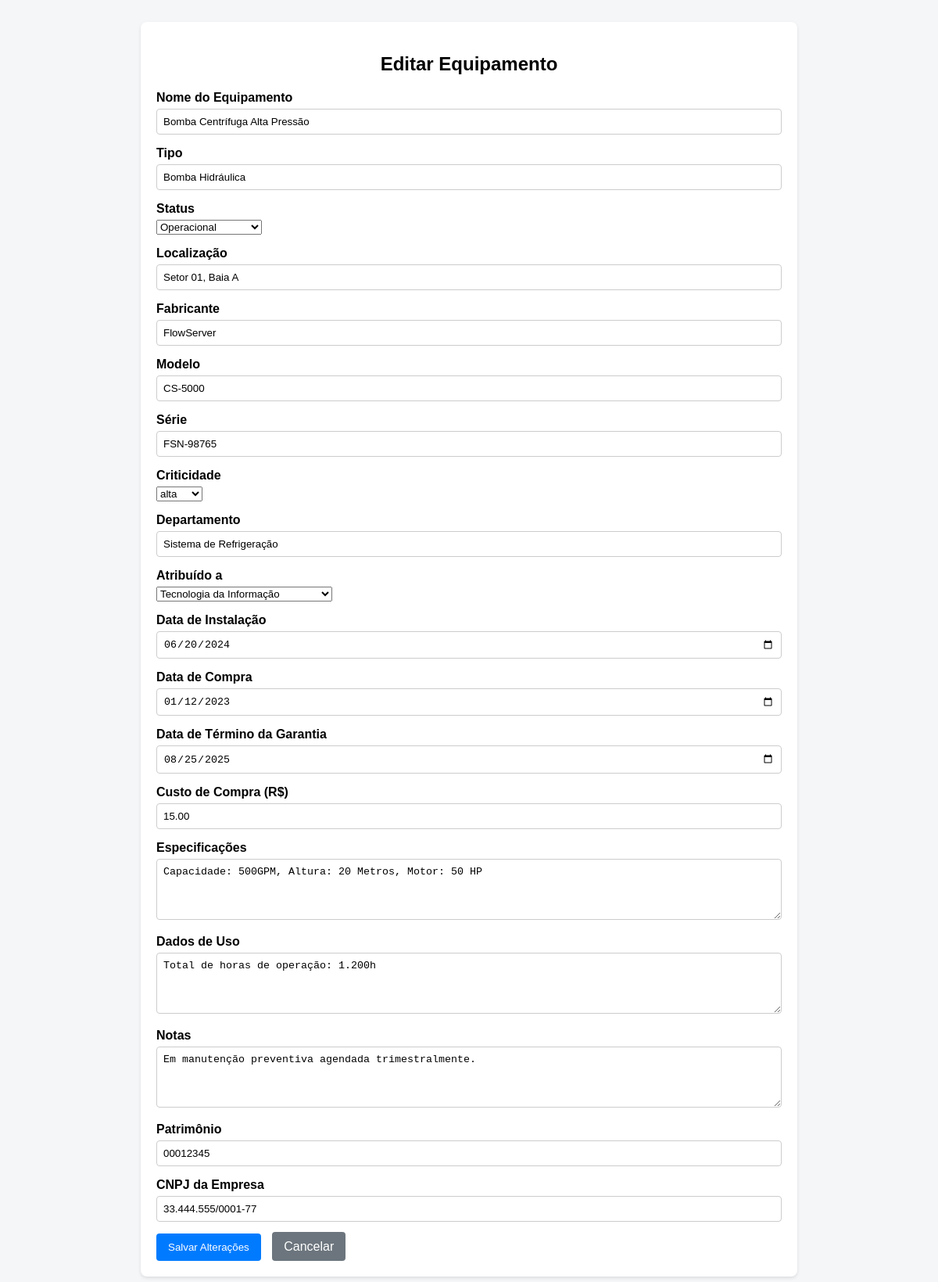
The app's page /process/editarEquipamento.php?id=8 with its own data.
### tables this page shows
CREATE TABLE IF NOT EXISTS `equipamentos` (
  `equipamento_id` int NOT NULL AUTO_INCREMENT,
  `nome_equipamento` varchar(255) NOT NULL,
  `tipo_equipamento` varchar(100) NOT NULL,
  `status` enum('Em manutenção','Precisa de reparo','Operacional') NOT NULL,
  `localizacao` varchar(255) NOT NULL,
  `fabricante` varchar(100) NOT NULL,
  `numero_modelo` varchar(100) DEFAULT NULL,
  `numero_serie` varchar(100) DEFAULT NULL,
  `criticidade` enum('alta','media','baixa') DEFAULT NULL,
  `departamento` varchar(100) NOT NULL,
  `atribuido_a` enum('Tecnologia da Informação','Saúde e Bem-Estar','Serviços Financeiros','Varejo e Comércio','Educação','Construção Civil','Indústria Manufatureira','Mídia e Entretenimento','Governo e Setor Público','Turismo e Hotelaria','Serviços Imobiliários','Biotecnologia','Sustentabilidade e Meio Ambiente','Marketing e Publicidade','Indústria Alimentícia','Consultoria','Setor Agrícola','Energia','Transporte e Logística','Recursos Humanos') DEFAULT NULL,
  `data_instalacao` date NOT NULL,
  `data_compra` date NOT NULL,
  `custo_compra` decimal(10,2) NOT NULL,
  `data_termino_garantia` date NOT NULL,
  `especificacoes` text,
  `dados_uso` text NOT NULL,
  `notas` text,
  `data_registro` datetime NOT NULL DEFAULT CURRENT_TIMESTAMP,
  `ultima_atualizacao` datetime NOT NULL DEFAULT CURRENT_TIMESTAMP ON UPDATE CURRENT_TIMESTAMP,
  `patrimonio` varchar(18) NOT NULL,
  `cnpj_empresa` varchar(18) NOT NULL,
  PRIMARY KEY (`equipamento_id`),
  UNIQUE KEY `numero_serie` (`numero_serie`),
  KEY `FK_equipamentos_empresas` (`cnpj_empresa`),
  CONSTRAINT `FK_equipamentos_empresas` FOREIGN KEY (`cnpj_empresa`) REFERENCES `empresas` (`cnpj`)
);

### process/editarEquipamento.php (the view, shortened to what this page needs)
<?php
include_once('../php/config.php');
if (isset($_GET['id'])) {
    $id = $_GET['id'];
    try {
        $stmt = $conn->prepare("SELECT * FROM equipamentos WHERE equipamento_id = :id");
        $stmt->bindParam(':id', $id, PDO::PARAM_INT);
        $stmt->execute();
        $equipamento = $stmt->fetch(PDO::FETCH_ASSOC);
    } catch (PDOException $e) {
        echo "Erro ao buscar os dados do equipamento: " . $e->getMessage();
        exit();
    }
} else if ($_SERVER['REQUEST_METHOD'] === 'POST') {
    try {
        $id = $_POST['equipamento_id'];
        $nome_equipamento = $_POST['nome_equipamento'];
        $tipo_equipamento = $_POST['tipo_equipamento'];
        $status = $_POST['status'];
        $localizacao = $_POST['localizacao'];
        $fabricante = $_POST['fabricante'];
        $numero_modelo = $_POST['numero_modelo'];
        $numero_serie = $_POST['numero_serie'];
        $criticidade = $_POST['criticidade'];
        $departamento = $_POST['departamento'];
        $atribuido_a = $_POST['atribuido_a'];
        $data_instalacao = $_POST['data_instalacao'];
        $data_compra = $_POST['data_compra'];
        $data_termino_garantia = $_POST['data_termino_garantia'];
        $custo_compra = $_POST['custo_compra'];
        $especificacoes = $_POST['especificacoes'];
        $dados_uso = $_POST['dados_uso'];
        $notas = $_POST['notas'];
        $patrimonio = $_POST['patrimonio'];
        $cnpj_empresa = $_POST['cnpj_empresa'];
        $sql = "UPDATE equipamentos SET
                nome_equipamento = :nome_equipamento,
                tipo_equipamento = :tipo_equipamento,
                status = :status,
                localizacao = :localizacao,
                fabricante = :fabricante,
                numero_modelo = :numero_modelo,
                numero_serie = :numero_serie,
                criticidade = :criticidade,
                departamento = :departamento,
                atribuido_a = :atribuido_a,
                data_instalacao = :data_instalacao,
                data_compra = :data_compra,
                data_termino_garantia = :data_termino_garantia,
                custo_compra = :custo_compra,
                especificacoes = :especificacoes,
                dados_uso = :dados_uso,
                notas = :notas,
                patrimonio = :patrimonio,
                cnpj_empresa = :cnpj_empresa
                WHERE equipamento_id = :id";
        $stmt = $conn->prepare($sql);
        $stmt->bindParam(':nome_equipamento', $nome_equipamento);
        $stmt->bindParam(':tipo_equipamento', $tipo_equipamento);
        $stmt->bindParam(':status', $status);
        $stmt->bindParam(':localizacao', $localizacao);
        $stmt->bindParam(':fabricante', $fabricante);
        $stmt->bindParam(':numero_modelo', $numero_modelo);
        $stmt->bindParam(':numero_serie', $numero_serie);
        $stmt->bindParam(':criticidade', $criticidade);
        $stmt->bindParam(':departamento', $departamento);
        $stmt->bindParam(':atribuido_a', $atribuido_a);
        $stmt->bindParam(':data_instalacao', $data_instalacao);
        $stmt->bindParam(':data_compra', $data_compra);
        $stmt->bindParam(':data_termino_garantia', $data_termino_garantia);
        $stmt->bindParam(':custo_compra', $custo_compra);
        $stmt->bindParam(':especificacoes', $especificacoes);
        $stmt->bindParam(':dados_uso', $dados_uso);
        $stmt->bindParam(':notas', $notas);
        $stmt->bindParam(':patrimonio', $patrimonio);
        $stmt->bindParam(':cnpj_empresa', $cnpj_empresa);
        $stmt->bindParam(':id', $id, PDO::PARAM_INT);
        $stmt->execute();
        header('Location: exibir_equipamentos.php?status=success_edit');
        exit();
    } catch (PDOException $e) {
        header('Location: exibir_equipamentos.php?status=error_edit');
        exit();
    }
} else {
    header('Location: exibir_equipamentos.php');
    exit();
}
?>
<!DOCTYPE html>
<html lang="pt-BR">
<head>
</head>
<body>
    <div class="container">
        <h2>Editar Equipamento</h2>
        <form action="editar.php" method="POST">
            <div class="form-group">
                <label for="nome_equipamento">Nome do Equipamento</label>
                <input type="text" name="nome_equipamento" value="<?= htmlspecialchars($equipamento['nome_equipamento']) ?>" required>
            </div>
            <div class="form-group">
                <label for="tipo_equipamento">Tipo</label>
                <input type="text" name="tipo_equipamento" value="<?= htmlspecialchars($equipamento['tipo_equipamento']) ?>" required>
            </div>
            <div class="form-group">
                <label for="status">Status</label>
                <select id="status" name="status" required>
                    <option value="<?= htmlspecialchars($equipamento['status']) ?>"><?= htmlspecialchars($equipamento['status']) ?></option>
                </select>
            </div>
            <div class="form-group">
                <label for="localizacao">Localização</label>
                <input type="text" name="localizacao" value="<?= htmlspecialchars($equipamento['localizacao']) ?>">
            </div>
            <div class="form-group">
                <label for="fabricante">Fabricante</label>
                <input type="text" name="fabricante" value="<?= htmlspecialchars($equipamento['fabricante']) ?>">
            </div>
            <div class="form-group">
                <label for="numero_modelo">Modelo</label>
                <input type="text" name="numero_modelo" value="<?= htmlspecialchars($equipamento['numero_modelo']) ?>">
            </div>
            <div class="form-group">
                <label for="numero_serie">Série</label>
                <input type="text" name="numero_serie" value="<?= htmlspecialchars($equipamento['numero_serie']) ?>">
            </div>
            <div class="form-group">
                <label for="criticidade">Criticidade</label>
                <select id="criticidade" name="criticidade" required>
                    <option value="<?= htmlspecialchars($equipamento['criticidade']) ?>"><?= htmlspecialchars($equipamento['criticidade']) ?></option>
                </select>
            </div>
            <div class="form-group">
                <label for="departamento">Departamento</label>
                <input type="text" name="departamento" value="<?= htmlspecialchars($equipamento['departamento']) ?>">
            </div>
            <div class="form-group">
                <label for="atribuido_a">Atribuído a</label>
                <select name="atribuido_a" id="atribuido_a">
                    <option value="<?= htmlspecialchars($equipamento['atribuido_a']) ?>"><?= htmlspecialchars($equipamento['atribuido_a']) ?></option>
            </div>
    </div>
    <div class="form-group">
        <label for="data_instalacao">Data de Instalação</label>
        <input type="date" name="data_instalacao" value="<?= htmlspecialchars($equipamento['data_instalacao']) ?>">
    </div>
    <div class="form-group">
        <label for="data_compra">Data de Compra</label>
        <input type="date" name="data_compra" value="<?= htmlspecialchars($equipamento['data_compra']) ?>">
    </div>
    <div class="form-group">
        <label for="data_termino_garantia">Data de Término da Garantia</label>
        <input type="date" name="data_termino_garantia" value="<?= htmlspecialchars($equipamento['data_termino_garantia']) ?>">
    </div>
    <div class="form-group">
        <label for="custo_compra">Custo de Compra (R$)</label>
        <input type="number" step="0.01" name="custo_compra" value="<?= htmlspecialchars($equipamento['custo_compra']) ?>">
    </div>
    <div class="form-group">
        <label for="especificacoes">Especificações</label>
        <textarea name="especificacoes" rows="4"><?= htmlspecialchars($equipamento['especificacoes']) ?></textarea>
    </div>
    <div class="form-group">
        <label for="dados_uso">Dados de Uso</label>
        <textarea name="dados_uso" rows="4"><?= htmlspecialchars($equipamento['dados_uso']) ?></textarea>
    </div>
    <div class="form-group">
        <label for="notas">Notas</label>
        <textarea name="notas" rows="4"><?= htmlspecialchars($equipamento['notas']) ?></textarea>
    </div>
    <div class="form-group">
        <label for="patrimonio">Patrimônio</label>
        <input type="text" name="patrimonio" value="<?= htmlspecialchars($equipamento['patrimonio']) ?>">
    </div>
    <div class="form-group">
        <label for="cnpj_empresa">CNPJ da Empresa</label>
        <input type="text" name="cnpj_empresa" value="<?= htmlspecialchars($equipamento['cnpj_empresa']) ?>">
    </div>
    <button type="submit">Salvar Alterações</button>
    <a href="exibir_equipamentos.php" class="btn-cancelar">Cancelar</a>
</body>
</html>

### process/editarEquipamento.php (style rules this page uses)
body { font-family: Arial, sans-serif; background-color: #f4f6f8; padding: 20px; }
.container { max-width: 800px; margin: 0 auto; background-color: #fff; padding: 20px; border-radius: 8px; box-shadow: 0 2px 4px rgba(0, 0, 0, 0.1); }
h2 { text-align: center; }
.form-group { margin-bottom: 15px; }
label { display: block; margin-bottom: 5px; font-weight: bold; }
input[type="text"], input[type="date"], input[type="number"], textarea { width: 100%; padding: 8px; border: 1px solid #ccc; border-radius: 4px; box-sizing: border-box; }
button[type="submit"] { background-color: #007bff; color: white; padding: 10px 15px; border: none; border-radius: 4px; cursor: pointer; }
a.btn-cancelar { background-color: #6c757d; color: white; padding: 10px 15px; border-radius: 4px; text-decoration: none; margin-left: 10px; }

### records on screen
equipamentos: nome_equipamento "Bomba Centrífuga Alta Pressão", tipo_equipamento "Bomba Hidráulica", status "Operacional", localizacao "Setor 01, Baia A", fabricante "FlowServer", numero_modelo "CS-5000", numero_serie "FSN-98765", criticidade "alta", departamento "Sistema de Refrigeração", atribuido_a "Tecnologia da Informação", data_instalacao "06/20/2024", data_compra "01/12/2023", data_termino_garantia "08/25/2025", custo_compra "15.00", especificacoes "Capacidade: 500GPM, Altura: 20 Metros, Motor: 50 HP", dados_uso "Total de horas de operação: 1.200h", notas "Em manutenção preventiva agendada trimestralmente.", patrimonio "00012345", cnpj_empresa "33.444.555/0001-77"
